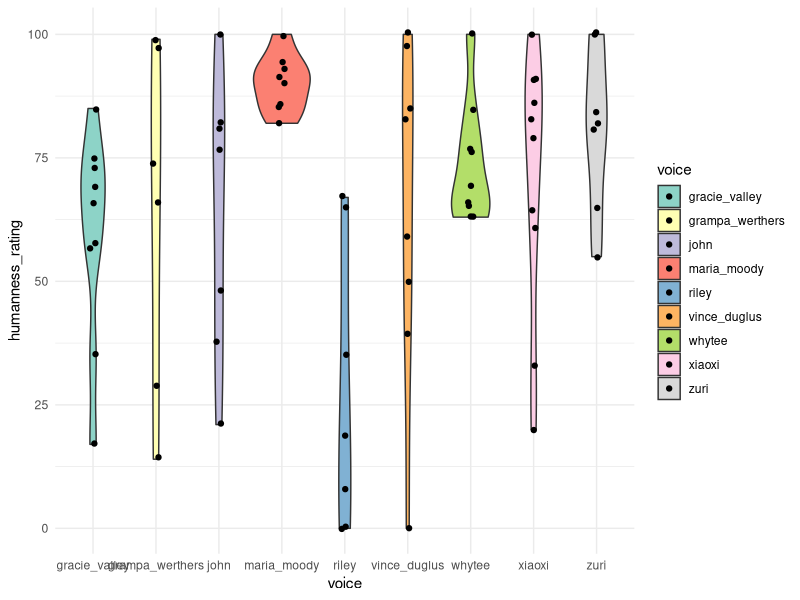
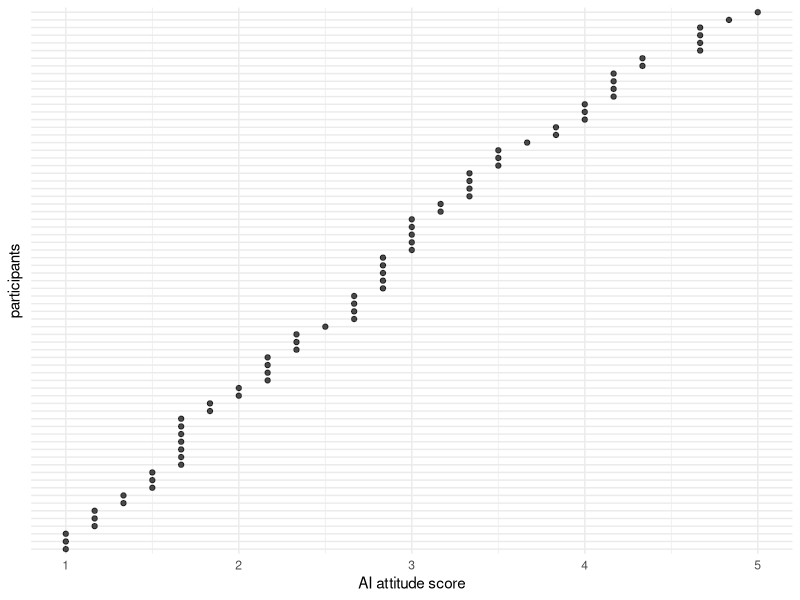
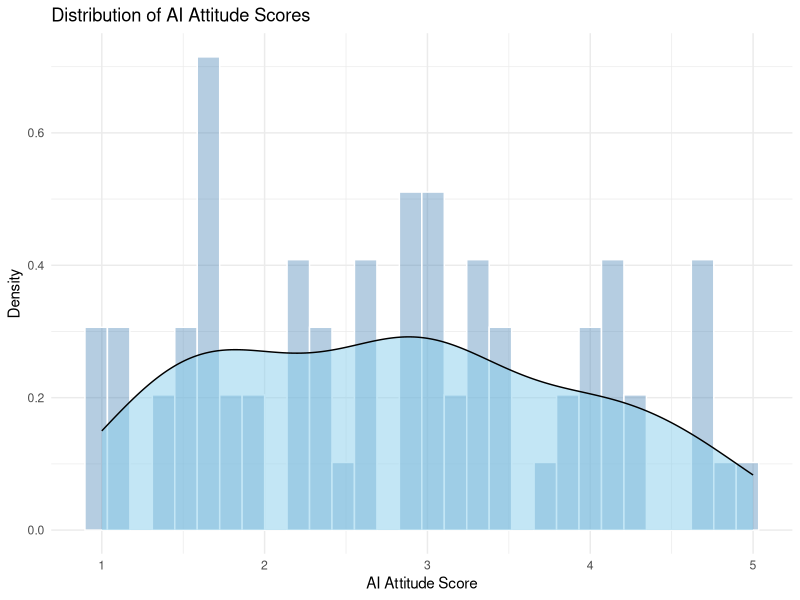
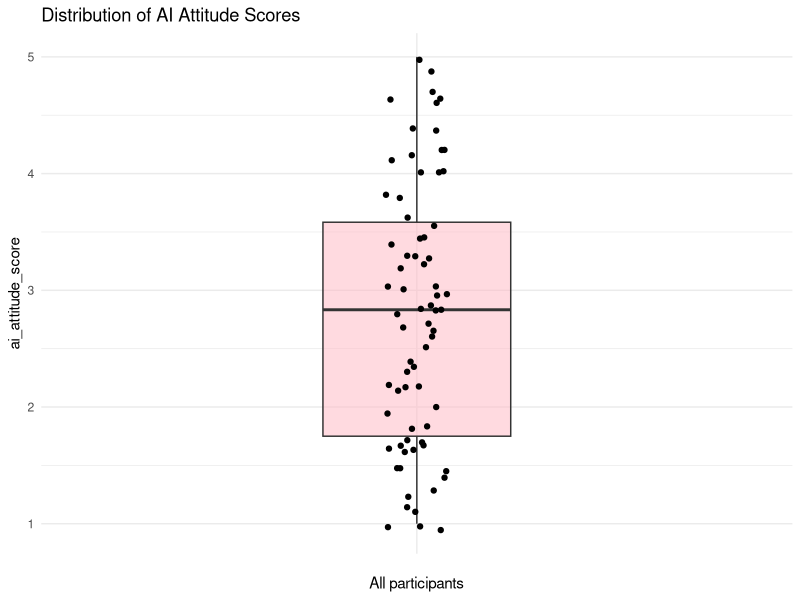

Write R code to recreate these figures, in order. (Note: this script raises an error after producing the figures.)
## ---- chunk 1
library(dplyr)
library(ggplot2)
library(tidyr)
library(forcats)
library(lme4)
## ---- chunk 2
raw_df <- read.csv("../data/pilot-responses-combined.csv")
raw_df <- raw_df %>% 
  group_by(subject_id) %>%
  mutate(ai_score = sum(cognitive_1, cognitive_2, 
                         affective_1, affective_2, 
                         behavioral_1, behavioral_2)/6)
## ---- chunk 3
head(raw_df)
## ---- chunk 4
categories <- list(
  content     = c("rainbow", "horizon", "rain", "light", "sunlight", "colors", "prism", "the", "color",
                    "informative", "descriptive", "sun", "when", "arc", "arch", "beyond",
                    "clouds", "colours", "earth", "ending", "explainer", "explanation",
                    "forms", "freedom", "god", "green", "hits", "peace", "promise",
                    "rainbaw", "rainbows", "red", "reflecting", "shape", "single", "sky",
                    "spectrum", "storylike", "sunshine", "two ends", "vision", "water",
                    "weather", "wordy"),
  gender      = c("woman", "female", "male", "feminine", "girl", "man", "dude", "girly", "lady",
                    "masculine"),
  age         = c("older", "young", "elderly", "old"),
  affect      = c("calm", "enthusiastic", "calming", "curious", "passionate", "angry", "attentive",
                    "disinterested", "energetic", "enthused", "euphoric", "excited",
                    "happiness", "happy", "invested", "joyful", "moody", "nonchalant",
                    "peaceful", "pensive", "relaxed", "stoked"),
  personality = c("confident", "gentle", "kind", "assertive", "caring", "cautious", "dominant", "entitled",
                    "forceful", "friendly", "opinionated", "outgoing", "patient", "sassy",
                    "snooty", "stern", "stoic", "sweet"),
  competence  = c("smart", "educated", "science", "professional", "scientific", "wise", "academic",
                    "accurate", "articulate", "credible", "detailed", "idiot", "impaired",
                    "important", "informed", "intelligent", "knowledgeable", "percise",
                    "profound", "proper", "stupid", "thorough", "thoughtful",
                    "unintelligent", "unprofessional", "well spoken"),
  naturalness = c("fake", "artificial", "ai generated", "digital", "inauthentic", "manufactured", "natural",
                    "robotic", "scripted", "unrealistic"),
  prosody     = c("cadence", "emphasis", "even", "flat", "monotone", "monotoned", 
                  "monotonous", "powerful", "questioning", "slow"),
  voice_quality = c("clear", "deep", "raspy", "grainy", "nasal", "nasally", "rich", "full", "smooth", "whine"), 
  intensity = c("loud", "projective", "quiet", "soft-spoken", "softspoken"), 
  persona     = c("storyteller", "surfer", "teacher", "cartoon", "documentary", "educator", "guider",
                    "instructor", "leprechaun", "morgan freeman", "preppy",
                    "school", "scientist", "smoker", "story teller", "student", "tv voice",
                    "valley girl", "weed", "wizard", "grandma"),
  appearance    = c("black", "white",  "blonde"),
  locale = c("american", "california", "californian", "new yorker", "city", "culture", "urban"),
  evaluation  = c("annoying", "beautiful", "interesting", "boring", "confusing", "cool", "corny",
                    "creative", "dreamy", "forgettable", "fun", "good", "grating", "odd",
                    "pleasant", "quality", "tiring", "dramatic", "vivid", "colorful", "emotive", "exaggerated")
)

assign_category <- function(response) {
  if (is.na(response) || response == "") return(NA_character_)
  for (cat_name in names(categories)) {
    if (response %in% categories[[cat_name]]) {
      return(cat_name)
    }
  }
  return("unknown")
}

analysis_df <- raw_df %>%
  mutate(across(
    .cols = c(word_1, word_2, word_3, word_4, word_5),
    .fns  = ~ sapply(tolower(trimws(.x)), assign_category),
    .names = "category_{.col}"
  )) %>%
  rename_with(~ gsub("category_word_", "category_", .x), starts_with("category_word_"))

# add broad characterizations
social_cats   <- c("gender","age","personality","competence","persona",
                   "appearance","locale","affect")
acoustic_cats <- c("voice_quality","prosody","intensity")

analysis_df <- analysis_df %>%
  rowwise() %>%
  mutate(
    n_social   = sum(c_across(category_1:category_5) %in% social_cats),
    n_acoustic = sum(c_across(category_1:category_5) %in% acoustic_cats),
    n_content  = sum(c_across(category_1:category_5) == "content"),
    any_artificial = any(c_across(word_1:word_5) %in% 
                           c("fake","artificial","ai generated","digital","inauthentic",
                             "manufactured","robotic","scripted","unrealistic"))
  ) %>%
  ungroup()
## ---- chunk 5
analysis_df %>% 
  group_by(voice) %>% 
  summarise(
    mean = mean(humanness_rating),
    sd = sd(humanness_rating), 
    median = median(humanness_rating)
  )
## ---- chunk 6

ggplot(analysis_df, aes(voice, humanness_rating, fill = voice)) + 
  geom_violin() +
  scale_fill_brewer(palette = "Set3") +
  geom_jitter(width = 0.05) +
  theme_minimal()

## ---- chunk 7
category_counts <- analysis_df %>%
  pivot_longer(
    cols = category_1:category_5,
    names_to = "word_number",
    values_to = "category"
  ) %>%
  count(category, sort = TRUE)
## ---- chunk 8
View(category_counts)
## ---- chunk 9
analysis_df <- analysis_df %>%
  rowwise() %>%
  mutate(ai_attitude_score = rowMeans(across(c(cognitive_1, behavioral_1, affective_1, cognitive_2, affective_2, behavioral_2))))
## ---- chunk 10

ai_attitude_plot <- ggplot(analysis_df, aes(x = ai_attitude_score, y = fct_reorder(source_file, ai_attitude_score))) +
  geom_point(size = 1.5, alpha = 0.7) +
  labs(x = "AI attitude score", y = "participants") + 
  theme_minimal() +
  theme(axis.text.y = element_blank())
## ---- chunk 11
ai_attitude_plot
## ---- chunk 12
ggplot(analysis_df, aes(x = ai_attitude_score)) +
  geom_histogram(aes(y = after_stat(density)), 
                 fill = "steelblue", 
                 color = "white", 
                 alpha = 0.4,
                 bins = 30) +       
  geom_density(fill = "skyblue", alpha = 0.5) +
  labs(title = "Distribution of AI Attitude Scores", x = "AI Attitude Score", y = "Density") +
  theme_minimal()
## ---- chunk 13
ggplot(analysis_df, aes(x = "", y = ai_attitude_score)) +
  geom_boxplot(fill = "lightpink", alpha = 0.5, width = 0.3) +
  labs(title = "Distribution of AI Attitude Scores", 
       x = "All participants") +
  geom_jitter(width = 0.05)+
  theme_minimal()
## ---- chunk 14
long_df <- analysis_df %>%
  pivot_longer(category_1:category_5, names_to="slot", values_to="cat") %>%
  filter(cat != "content") %>%
  mutate(is_social = cat %in% social_cats,
         slot_num = as.integer(gsub("category_","",slot)))

subj_df <- long_df %>% # subject-clustering accounts for between-subj design
  group_by(subject_id, voice, humanness_rating) %>%
  summarise(n_social = sum(is_social), n_total = n(), .groups="drop")

# models for pilot data (random effects result in singularity)
m_social_1 <- glm(cbind(n_social, n_total - n_social) ~ scale(humanness_rating) + voice,
              data = subj_df, family = binomial)
summary(m_social_1)

m_social_2 <- glm(cbind(n_social, n_total - n_social) ~ scale(humanness_rating),
                  data = subj_df, family = binomial)
summary(m_social_2)

# which model better accounts for variance? 
anova(m_social_1, m_social_2, test = "LRT")
## ---- chunk 15
# predicted probabilities
newdat <- data.frame(humanness_rating = c(0, 30, 50, 66.6, 100))
newdat$z <- (newdat$humanness_rating - mean(analysis_df$humanness_rating)) / 
  sd(analysis_df$humanness_rating)
pred <- predict(m_social_2, newdata = data.frame(humanness_rating = newdat$humanness_rating),
                type = "link", se.fit = TRUE)
newdat$p     <- plogis(pred$fit)
newdat$lo    <- plogis(pred$fit - 1.96 * pred$se.fit)
newdat$hi    <- plogis(pred$fit + 1.96 * pred$se.fit)
newdat

newdat <- data.frame(humanness_rating = seq(0, 100, by = 2))
pred <- predict(m_subj, newdata = data.frame(humanness_rating = newdat$humanness_rating,
                                             voice = "gracie_valley"),  # arbitrary ref level
                type = "link", se.fit = TRUE)
newdat$p  <- plogis(pred$fit)
newdat$lo <- plogis(pred$fit - 1.96 * pred$se.fit)
newdat$hi <- plogis(pred$fit + 1.96 * pred$se.fit)

# visualization
ggplot() +
  geom_ribbon(data = newdat, aes(humanness_rating, ymin = lo, ymax = hi), 
              alpha = 0.2, fill = "steelblue") +
  geom_line(data = newdat, aes(humanness_rating, p), color = "steelblue", size = 1) +
  geom_jitter(data = subj_df, 
              aes(humanness_rating, n_social / n_total),
              width = 0.5, height = 0.02, alpha = 0.5) +
  geom_hline(yintercept = 0.5, linetype = "dashed", color = "grey") +
  labs(x = "Humanness Rating", 
       y = "P(social | non-content descriptor)") +
  theme_minimal()
